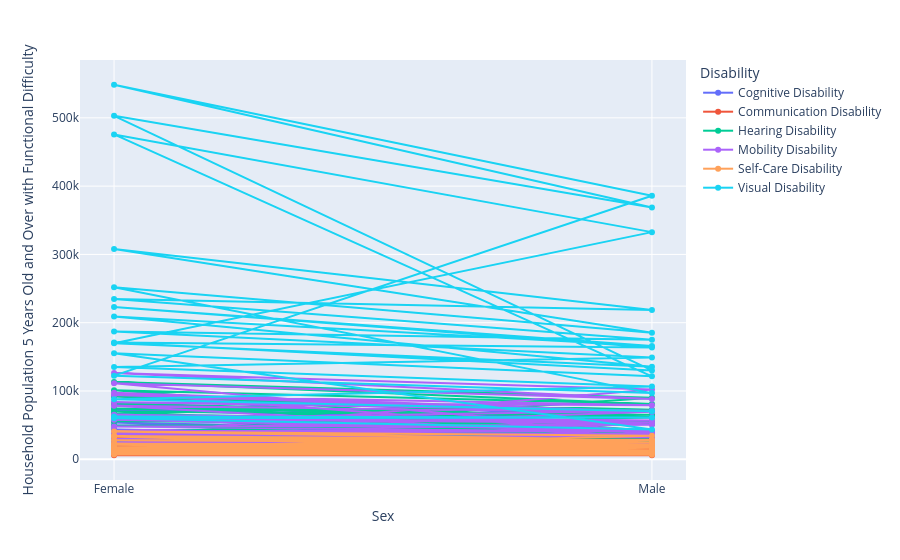

Here is the notebook cell this chart was saved with:
### Markdown cell above
## line charts

### Code cell
disability = (
    df.loc[(df["Sex"] != "Both Sexes")& (df["Status"] != "All") ]
    .groupby(["Disability", "Region","Sex"], 
             as_index=False)["Household Population 5 Years Old and Over with Functional Difficulty"].sum())
figpx=px.line(disability,x="Sex",y="Household Population 5 Years Old and Over with Functional Difficulty"
            ,color='Disability',markers=True)
#fig.update_traces(textposition="bottomright")
figpx

### Figure 1 — Plotly figure (JSON) as saved in the notebook; plotly's stock layout.template omitted (floating-point values rounded to 4 significant figures)
{"data": [{"hovertemplate": "Disability=Cognitive Disability<br>Sex=%{x}<br>Household Population 5 Years Old and Over with Functional Difficulty=%{y}<extra></extra>", "legendgroup": "Cognitive Disability", "line": {"color": "#636efa", "dash": "solid"}, "marker": {"symbol": "circle"}, "mode": "lines+markers", "name": "Cognitive Disability", "orientation": "v", "showlegend": true, "type": "scatter", "x": ["Female", "Male", "Female", "Male", "Female", "Male", "Female", "Male", "Female", "Male", "Female", "Male", "Female", "Male", "Female", "Male", "Female", "Male", "Female", "Male", "Female", "Male", "Female", "Male", "Female", "Male", "Female", "Male", "Female", "Male", "Female", "Male", "Female", "Male"], "xaxis": "x", "y": [23848, 22095, 19101, 14012, 38822, 26916, 53735, 37051, 43371, 35739, 66286, 51605, 41927, 27093, 36176, 25139, 63947, 41575, 79691, 52447, 34478, 27913, 61027, 40349, 92982, 61124, 72191, 54492, 49509, 35835, 39888, 31753, 29576, 22889], "yaxis": "y"}, {"hovertemplate": "Disability=Communication Disability<br>Sex=%{x}<br>Household Population 5 Years Old and Over with Functional Difficulty=%{y}<extra></extra>", "legendgroup": "Communication Disability", "line": {"color": "#EF553B", "dash": "solid"}, "marker": {"symbol": "circle"}, "mode": "lines+markers", "name": "Communication Disability", "orientation": "v", "showlegend": true, "type": "scatter", "x": ["Female", "Male", "Female", "Male", "Female", "Male", "Female", "Male", "Female", "Male", "Female", "Male", "Female", "Male", "Female", "Male", "Female", "Male", "Female", "Male", "Female", "Male", "Female", "Male", "Female", "Male", "Female", "Male", "Female", "Male", "Female", "Male", "Female", "Male"], "xaxis": "x", "y": [15657, 14547, 5985, 5919, 11298, 11396, 30327, 29737, 14636, 15724, 20848, 21499, 17646, 15964, 12462, 11519, 31165, 30240, 38366, 38061, 12354, 12258, 22390, 22226, 30052, 27633, 26032, 25814, 15541, 15515, 15093, 16082, 8878, 9358], "yaxis": "y"}, {"hovertemplate": "Disability=Hearing Disability<br>Sex=%{x}<br>Household Population 5 Years Old and Over with Functional Difficulty=%{y}<extra></extra>", "legendgroup": "Hearing Disability", "line": {"color": "#00cc96", "dash": "solid"}, "marker": {"symbol": "circle"}, "mode": "lines+markers", "name": "Hearing Disability", "orientation": "v", "showlegend": true, "type": "scatter", "x": ["Female", "Male", "Female", "Male", "Female", "Male", "Female", "Male", "Female", "Male", "Female", "Male", "Female", "Male", "Female", "Male", "Female", "Male", "Female", "Male", "Female", "Male", "Female", "Male", "Female", "Male", "Female", "Male", "Female", "Male", "Female", "Male", "Female", "Male"], "xaxis": "x", "y": [29526, 29161, 22604, 19597, 38514, 35640, 81987, 61472, 40296, 39131, 58757, 55548, 65971, 51791, 48996, 41492, 100933, 80846, 113070, 90213, 34064, 32191, 69842, 64532, 92093, 72427, 73991, 65299, 55583, 52520, 41288, 38497, 26067, 25890], "yaxis": "y"}, {"hovertemplate": "Disability=Mobility Disability<br>Sex=%{x}<br>Household Population 5 Years Old and Over with Functional Difficulty=%{y}<extra></extra>", "legendgroup": "Mobility Disability", "line": {"color": "#ab63fa", "dash": "solid"}, "marker": {"symbol": "circle"}, "mode": "lines+markers", "name": "Mobility Disability", "orientation": "v", "showlegend": true, "type": "scatter", "x": ["Female", "Male", "Female", "Male", "Female", "Male", "Female", "Male", "Female", "Male", "Female", "Male", "Female", "Male", "Female", "Male", "Female", "Male", "Female", "Male", "Female", "Male", "Female", "Male", "Female", "Male", "Female", "Male", "Female", "Male", "Female", "Male", "Female", "Male"], "xaxis": "x", "y": [29776, 28190, 24126, 20907, 40395, 37041, 97454, 69499, 41585, 41359, 57959, 56766, 65362, 50763, 48082, 39924, 111506, 88392, 126305, 102252, 35806, 32228, 78465, 69217, 94215, 79032, 83708, 71083, 58730, 53618, 37952, 37157, 24934, 23941], "yaxis": "y"}, {"hovertemplate": "Disability=Self-Care Disability<br>Sex=%{x}<br>Household Population 5 Years Old and Over with Functional Difficulty=%{y}<extra></extra>", "legendgroup": "Self-Care Disability", "line": {"color": "#FFA15A", "dash": "solid"}, "marker": {"symbol": "circle"}, "mode": "lines+markers", "name": "Self-Care Disability", "orientation": "v", "showlegend": true, "type": "scatter", "x": ["Female", "Male", "Female", "Male", "Female", "Male", "Female", "Male", "Female", "Male", "Female", "Male", "Female", "Male", "Female", "Male", "Female", "Male", "Female", "Male", "Female", "Male", "Female", "Male", "Female", "Male", "Female", "Male", "Female", "Male", "Female", "Male", "Female", "Male"], "xaxis": "x", "y": [18522, 17723, 7189, 6478, 11681, 10530, 33380, 27544, 15568, 15243, 22901, 21519, 21040, 15928, 13724, 11460, 34235, 28390, 40660, 34423, 13782, 12871, 22504, 19091, 33970, 27798, 27711, 24359, 17345, 15015, 16410, 16200, 9239, 8688], "yaxis": "y"}, {"hovertemplate": "Disability=Visual Disability<br>Sex=%{x}<br>Household Population 5 Years Old and Over with Functional Difficulty=%{y}<extra></extra>", "legendgroup": "Visual Disability", "line": {"color": "#19d3f3", "dash": "solid"}, "marker": {"symbol": "circle"}, "mode": "lines+markers", "name": "Visual Disability", "orientation": "v", "showlegend": true, "type": "scatter", "x": ["Female", "Male", "Female", "Male", "Female", "Male", "Female", "Male", "Female", "Male", "Female", "Male", "Female", "Male", "Female", "Male", "Female", "Male", "Female", "Male", "Female", "Male", "Female", "Male", "Female", "Male", "Female", "Male", "Female", "Male", "Female", "Male", "Female", "Male"], "xaxis": "x", "y": [62517, 61022, 60019, 43707, 155381, 121469, 475692, 332616, 169900, 135650, 209060, 165822, 222873, 163538, 170863, 130192, 502983, 368578, 548448, 385853, 122475, 96890, 251912, 185387, 307902, 218689, 234570, 175179, 187220, 149043, 135255, 106518, 88081, 70387], "yaxis": "y"}], "layout": {"legend": {"title": {"text": "Disability"}, "tracegroupgap": 0}, "margin": {"t": 60}, "xaxis": {"anchor": "y", "domain": [0, 1], "title": {"text": "Sex"}}, "yaxis": {"anchor": "x", "domain": [0, 1], "title": {"text": "Household Population 5 Years Old and Over with Functional Difficulty"}}}}
